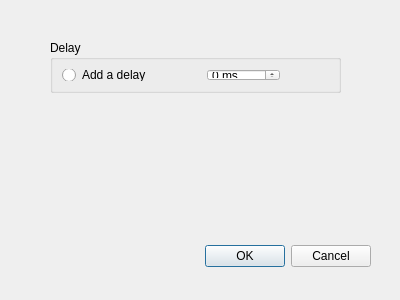
<?xml version="1.0" encoding="UTF-8"?>
<ui version="4.0">
 <class>ConfigurationDialog</class>
 <widget class="QDialog" name="ConfigurationDialog">
  <property name="geometry">
   <rect>
    <x>0</x>
    <y>0</y>
    <width>400</width>
    <height>300</height>
   </rect>
  </property>
  <property name="windowTitle">
   <string>Dialog</string>
  </property>
  <widget class="QDialogButtonBox" name="buttonBox">
   <property name="geometry">
    <rect>
     <x>30</x>
     <y>240</y>
     <width>341</width>
     <height>32</height>
    </rect>
   </property>
   <property name="orientation">
    <enum>Qt::Horizontal</enum>
   </property>
   <property name="standardButtons">
    <set>QDialogButtonBox::Cancel|QDialogButtonBox::Ok</set>
   </property>
  </widget>
  <widget class="QGroupBox" name="groupBox">
   <property name="geometry">
    <rect>
     <x>50</x>
     <y>40</y>
     <width>291</width>
     <height>53</height>
    </rect>
   </property>
   <property name="title">
    <string>Delay</string>
   </property>
   <layout class="QHBoxLayout" name="horizontalLayout">
    <item>
     <widget class="QRadioButton" name="delayRadioButton">
      <property name="text">
       <string>Add a delay</string>
      </property>
     </widget>
    </item>
    <item>
     <spacer name="horizontalSpacer_2">
      <property name="orientation">
       <enum>Qt::Horizontal</enum>
      </property>
      <property name="sizeHint" stdset="0">
       <size>
        <width>40</width>
        <height>20</height>
       </size>
      </property>
     </spacer>
    </item>
    <item>
     <widget class="QSpinBox" name="delaySpinBox">
      <property name="suffix">
       <string> ms</string>
      </property>
      <property name="prefix">
       <string/>
      </property>
      <property name="maximum">
       <number>5000</number>
      </property>
      <property name="singleStep">
       <number>10</number>
      </property>
     </widget>
    </item>
    <item>
     <spacer name="horizontalSpacer">
      <property name="orientation">
       <enum>Qt::Horizontal</enum>
      </property>
      <property name="sizeHint" stdset="0">
       <size>
        <width>40</width>
        <height>20</height>
       </size>
      </property>
     </spacer>
    </item>
   </layout>
  </widget>
 </widget>
 <resources/>
 <connections>
  <connection>
   <sender>buttonBox</sender>
   <signal>accepted()</signal>
   <receiver>ConfigurationDialog</receiver>
   <slot>accept()</slot>
   <hints>
    <hint type="sourcelabel">
     <x>248</x>
     <y>254</y>
    </hint>
    <hint type="destinationlabel">
     <x>157</x>
     <y>274</y>
    </hint>
   </hints>
  </connection>
  <connection>
   <sender>buttonBox</sender>
   <signal>rejected()</signal>
   <receiver>ConfigurationDialog</receiver>
   <slot>reject()</slot>
   <hints>
    <hint type="sourcelabel">
     <x>316</x>
     <y>260</y>
    </hint>
    <hint type="destinationlabel">
     <x>286</x>
     <y>274</y>
    </hint>
   </hints>
  </connection>
 </connections>
</ui>
